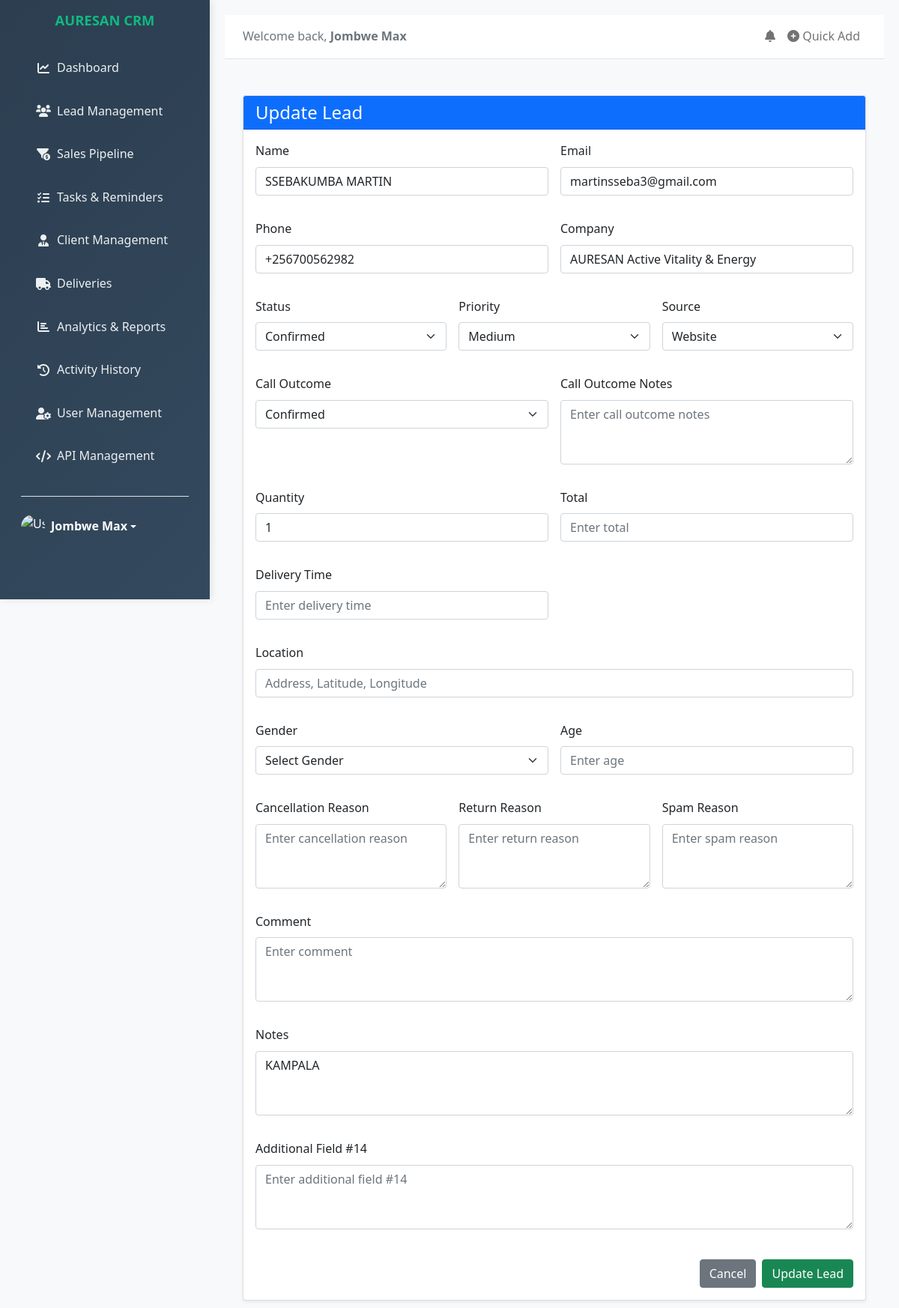
The app's page /leads/12/update/ (signed in) with its own data.
### customerleads/models.py (models this page shows, shortened)
class CustomUser(AbstractUser):
    avatar = models.ImageField(
        upload_to='avatars/%Y/%m/%d/',
        null=True,
        blank=True,
        verbose_name='profile picture',
        help_text='Upload a profile picture (recommended size: 200x200)'
    )
    job_title = models.CharField(
        max_length=100,
        blank=True,
        verbose_name='job title',
        help_text='e.g. Software Engineer, Project Manager'
    )
    class Meta:
        verbose_name = 'user'
        verbose_name_plural = 'users'
        ordering = ['-date_joined']
    def get_full_name(self):
        full_name = f"{self.first_name} {self.last_name}".strip()
        return full_name if full_name else self.username

class Lead(models.Model):
    STATUS_CHOICES = [
        ('pending', 'Pending'),
        ('new', 'New'),
        ('contacted', 'Contacted'),
        ('qualified', 'Qualified'),
        ('proposal', 'Proposal Sent'),
        ('negotiation', 'In Negotiation'),
        ('closed', 'Closed/Won'),
        ('lost', 'Closed/Lost'),
        ('confirmed', 'Confirmed'),
        ('unreachable', 'Unreachable'),
        ('failed', 'Failed'),
        ('not_answered', 'Not Answered'),
    ]
    PRIORITY_CHOICES = [
        ('low', 'Low'),
        ('medium', 'Medium'),
        ('high', 'High'),
    ]
    SOURCE_CHOICES = [
        ('website', 'Website'),
        ('referral', 'Referral'),
        ('social_media', 'Social Media'),
        ('email', 'Email Campaign'),
        ('event', 'Event'),
        ('other', 'Other'),
    ]
    name = models.CharField(max_length=100)
    email = models.EmailField()
    phone = models.CharField(max_length=20, blank=True)
    company = models.CharField(max_length=100, blank=True)
    status = models.CharField(max_length=20, choices=STATUS_CHOICES, default='new')
    priority = models.CharField(max_length=10, choices=PRIORITY_CHOICES, default='medium')
    source = models.CharField(max_length=20, choices=SOURCE_CHOICES, default='website')
    latitude = models.FloatField(null=True, blank=True)
    longitude = models.FloatField(null=True, blank=True)
    CALL_OUTCOME_CHOICES = [
        ('success', 'Confirmed'),
        ('unreachable', 'Unreachable'),
        ('failed', 'Failed'),
        ('not_answered', 'Not Answered'),
    ]
    call_outcome = models.CharField(max_length=20, choices=CALL_OUTCOME_CHOICES, null=True, blank=True)
    call_outcome_notes = models.TextField(blank=True)
    quantity = models.PositiveIntegerField(null=True, blank=True)
    total = models.DecimalField(max_digits=12, decimal_places=2, null=True, blank=True)
    address = models.TextField(blank=True)
    delivery_time = models.CharField(max_length=100, blank=True)
    sex = models.CharField(max_length=20, blank=True, verbose_name="Gender")
    age = models.PositiveIntegerField(null=True, blank=True)
    cancellation_reason = models.TextField(blank=True)
    return_reason = models.TextField(blank=True)
    spam_reason = models.TextField(blank=True)
    comment = models.TextField(blank=True)                    # ← Added this
    additional_field_14 = models.TextField(blank=True, verbose_name="Additional Field #14")
    notes = models.TextField(blank=True)
    created_by = models.ForeignKey(settings.AUTH_USER_MODEL, on_delete=models.CASCADE, related_name='leads')
    created_at = models.DateTimeField(auto_now_add=True)
    updated_at = models.DateTimeField(auto_now=True)
    class Meta:
        ordering = ['-created_at']
        verbose_name = "Lead"
        verbose_name_plural = "Leads"

### customerleads/views.py (the view, shortened to what this page needs)
# urls.py: path('leads/<int:pk>/update/', views.LeadUpdateView.as_view(), name='lead_update'),
class LeadUpdateView(LoginRequiredMixin, UpdateView):
    model = Lead
    form_class = LeadForm
    template_name = 'leads/lead_form.html'
    success_url = reverse_lazy('leads')

### customerleads/templates/leads/lead_form.html (shortened to what this page needs)
{% extends 'base.html' %}
{% block content %}
<div class="container-fluid py-4">
    <div class="card shadow-sm">
        <div class="card-header bg-primary text-white">
            <h4 class="mb-0">Update Lead</h4>
        </div>
        <div class="card-body">
            <form method="post">
                <div class="row g-3">
                    <div class="col-md-6">
                        <div class="mb-3">
                            <label class="form-label">Name</label>
                            {{ form.name }}
                        </div>
                    </div>
                    <div class="col-md-6">
                        <div class="mb-3">
                            <label class="form-label">Email</label>
                            {{ form.email }}
                        </div>
                    </div>
                    <div class="col-md-6">
                        <div class="mb-3">
                            <label class="form-label">Phone</label>
                            {{ form.phone }}
                        </div>
                    </div>
                    <div class="col-md-6">
                        <div class="mb-3">
                            <label class="form-label">Company</label>
                            {{ form.company }}
                        </div>
                    </div>
                    <div class="col-md-4">
                        <div class="mb-3">
                            <label class="form-label">Status</label>
                            {{ form.status }}
                        </div>
                    </div>
                    <div class="col-md-4">
                        <div class="mb-3">
                            <label class="form-label">Priority</label>
                            {{ form.priority }}
                        </div>
                    </div>
                    <div class="col-md-4">
                        <div class="mb-3">
                            <label class="form-label">Source</label>
                            {{ form.source }}
                        </div>
                    </div>
                    <div class="col-md-6">
                        <div class="mb-3">
                            <label class="form-label">Call Outcome</label>
                            {{ form.call_outcome }}
                        </div>
                    </div>
                    <div class="col-md-6">
                        <div class="mb-3">
                            <label class="form-label">Call Outcome Notes</label>
                            {{ form.call_outcome_notes }}
                        </div>
                    </div>
                    <div class="col-md-6">
                        <div class="mb-3">
                            <label class="form-label">Quantity</label>
                            {{ form.quantity }}
                        </div>
                    </div>
                    <div class="col-md-6">
                        <div class="mb-3">
                            <label class="form-label">Total</label>
                            {{ form.total }}
                        </div>
                    </div>
                    <div class="col-md-6">
                        <div class="mb-3">
                            <label class="form-label">Delivery Time</label>
                            {{ form.delivery_time }}
                        </div>
                    </div>
                    <div class="col-12">
                        <div class="mb-3">
                            <label class="form-label">Location</label>
                            {{ form.location }}
                        </div>
                    </div>
                    <div class="col-md-6">
                        <div class="mb-3">
                            <label class="form-label">Gender</label>
                            {{ form.sex }}
                        </div>
                    </div>
                    <div class="col-md-6">
                        <div class="mb-3">
                            <label class="form-label">Age</label>
                            {{ form.age }}
                        </div>
                    </div>
                    <div class="col-md-4">
                        <div class="mb-3">
                            <label class="form-label">Cancellation Reason</label>
                            {{ form.cancellation_reason }}
                        </div>
                    </div>
                    <div class="col-md-4">
                        <div class="mb-3">
                            <label class="form-label">Return Reason</label>
                            {{ form.return_reason }}
                        </div>
                    </div>
                    <div class="col-md-4">
                        <div class="mb-3">
                            <label class="form-label">Spam Reason</label>
                            {{ form.spam_reason }}
                        </div>
                    </div>
                    <div class="col-12">
                        <div class="mb-3">
                            <label class="form-label">Comment</label>
                            {{ form.comment }}
                        </div>
                    </div>
                    <div class="col-12">
                        <div class="mb-3">
                            <label class="form-label">Notes</label>
                            {{ form.notes }}
                        </div>
                    </div>
                    <div class="col-12">
                        <div class="mb-3">
                            <label class="form-label">Additional Field #14</label>
                            {{ form.additional_field_14 }}
                        </div>
                    </div>
                </div>
                <div class="d-flex justify-content-end gap-2 mt-4">
                    <a href="{% url 'leads' %}" class="btn btn-secondary">
                        Cancel
                    </a>
                    <button type="submit" class="btn btn-success">
                        Update Lead
                    </button>
                </div>
            </form>
        </div>
    </div>
</div>
{% endblock %}

### customerleads/templates/base.html (shortened to what this page needs)
<!DOCTYPE html>
<html lang="en">
<head>
    <link href="https://cdn.jsdelivr.net/npm/bootstrap@5.1.3/dist/css/bootstrap.min.css" rel="stylesheet">
    <link rel="stylesheet" href="https://cdnjs.cloudflare.com/ajax/libs/font-awesome/6.0.0/css/all.min.css">
    {% load static %}
    <link rel="stylesheet" href="{% static 'css/base.css' %}">
</head>
<body>
    <div class="container-fluid">
        <div class="row">
            <div class="col-md-3 col-lg-2 sidebar">
                <div class="d-flex flex-column flex-shrink-0 p-3">
                    <h4 class="text-center mb-4 text-emerald fw-bold" style="color: #10b981; font-size: 1.15rem;">AURESAN CRM</h4>
                    <ul class="nav nav-pills flex-column mb-auto">
                        <li class="nav-item">
                            <a href="{% url 'dashboard' %}" class="nav-link active">
                                <i class="fas fa-chart-line me-2"></i>
                                Dashboard
                            </a>
                        </li>
                        <li class="nav-item">
                            <a href="{% url 'leads' %}" class="nav-link">
                                <i class="fas fa-users me-2"></i>
                                Lead Management
                            </a>
                        </li>
                        <li class="nav-item">
                            <a href="{% url 'sales_pipeline' %}" class="nav-link">
                                <i class="fas fa-funnel-dollar me-2"></i>
                                Sales Pipeline
                            </a>
                        </li>
                        <li class="nav-item">
                            <a href="{% url 'tasks' %}" class="nav-link">
                                <i class="fas fa-tasks me-2"></i>
                                Tasks & Reminders
                            </a>
                        </li>
                        <li class="nav-item">
                            <a href="{% url 'clients' %}" class="nav-link">
                                <i class="fas fa-user-tie me-2"></i>
                                Client Management
                            </a>
                        </li>
                        <li class="nav-item">
                            <a href="{% url 'deliveries' %}" class="nav-link">
                                <i class="fas fa-truck me-2"></i>
                                Deliveries
                            </a>
                        </li>
                        <li class="nav-item">
                            <a href="{% url 'analytics' %}" class="nav-link">
                                <i class="fas fa-chart-bar me-2"></i>
                                Analytics & Reports
                            </a>
                        </li>
                        <li class="nav-item">
                            <a href="{% url 'activity_logs' %}" class="nav-link">
                                <i class="fas fa-history me-2"></i>
                                Activity History
                            </a>
                        </li>
                        <li class="nav-item">
                            <a href="{% url 'user_management' %}" class="nav-link">
                                <i class="fas fa-user-cog me-2"></i>
                                User Management
                            </a>
                        </li>
                        <li class="nav-item">
                            <a href="{% url 'api_management' %}" class="nav-link">
                                <i class="fas fa-code me-2"></i>
                                API Management
                            </a>
                        </li>
                    </ul>
                    <div class="dropdown mt-4 pt-4 border-top">
                        <a href="#" class="d-flex align-items-center text-white text-decoration-none dropdown-toggle" data-bs-toggle="dropdown">
                            <img src="{% static 'images/user-avatar.png' %}" alt="User" width="32" height="32" class="rounded-circle me-2">
                            <strong>{{ user.get_full_name|default:user.username }}</strong>
                        </a>
                    </div>
                </div>
            </div>
            <div class="col-md-9 col-lg-10 main-content">
                <nav class="navbar navbar-expand-lg navbar-light bg-white border-bottom mb-4">
                    <div class="container-fluid">
                        <div class="navbar-nav me-auto">
                            <span class="navbar-text text-muted">
                                Welcome back, <strong>{{ user.get_full_name|default:user.username }}</strong>
                            </span>
                        </div>
                        <div class="navbar-nav">
                            <a href="{% url 'notifications' %}" class="nav-link position-relative">
                                <i class="fas fa-bell"></i>
                            </a>
                            <a href="{% url 'quick_add' %}" class="nav-link">
                                <i class="fas fa-plus-circle"></i> Quick Add
                            </a>
                        </div>
                    </div>
                </nav>
                {% block content %}{% endblock %}
            </div>
        </div>
    </div>
</body>
</html>

### records on screen
CustomUser: get_full_name "Jombwe Max"
Lead: name "SSEBAKUMBA MARTIN", email "martinsseba3@gmail.com", phone "+256700562982", company "AURESAN Active Vitality & Energy", status "Confirmed", priority "Medium", source "Website", call_outcome "Confirmed", quantity "1", sex "Select Gender", notes "KAMPALA"
